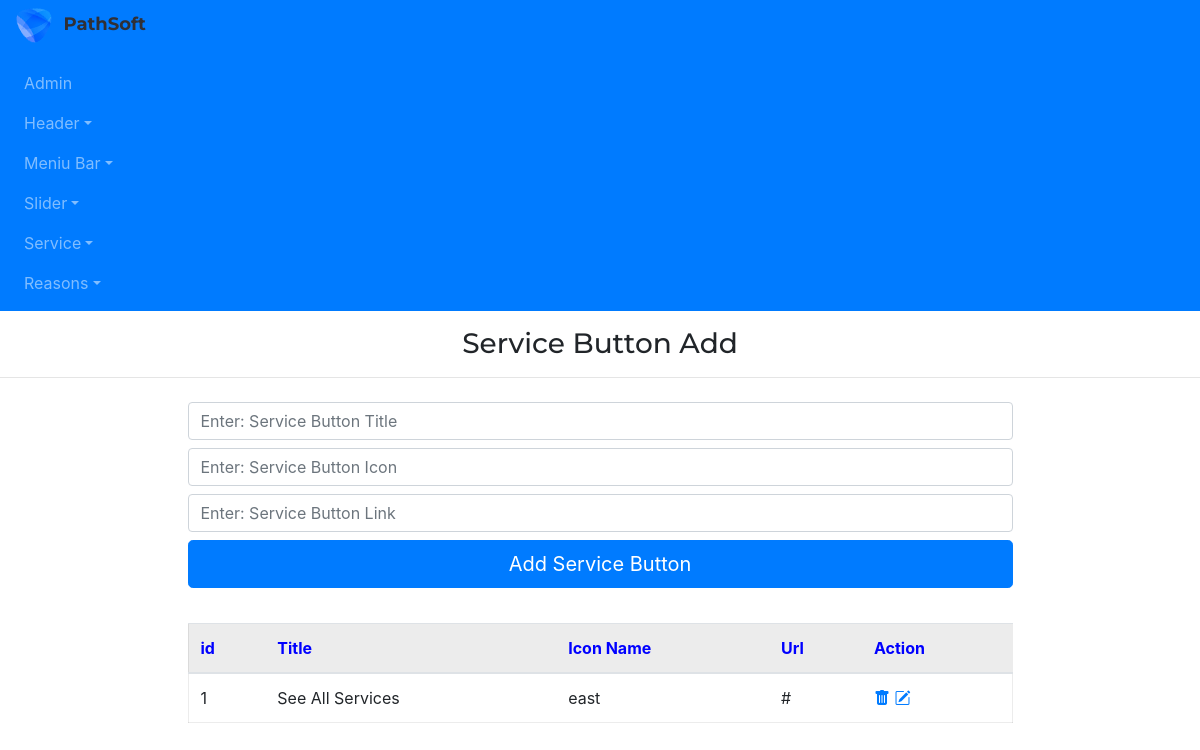
The app's page /admin/serviceBttnAdd, older data.
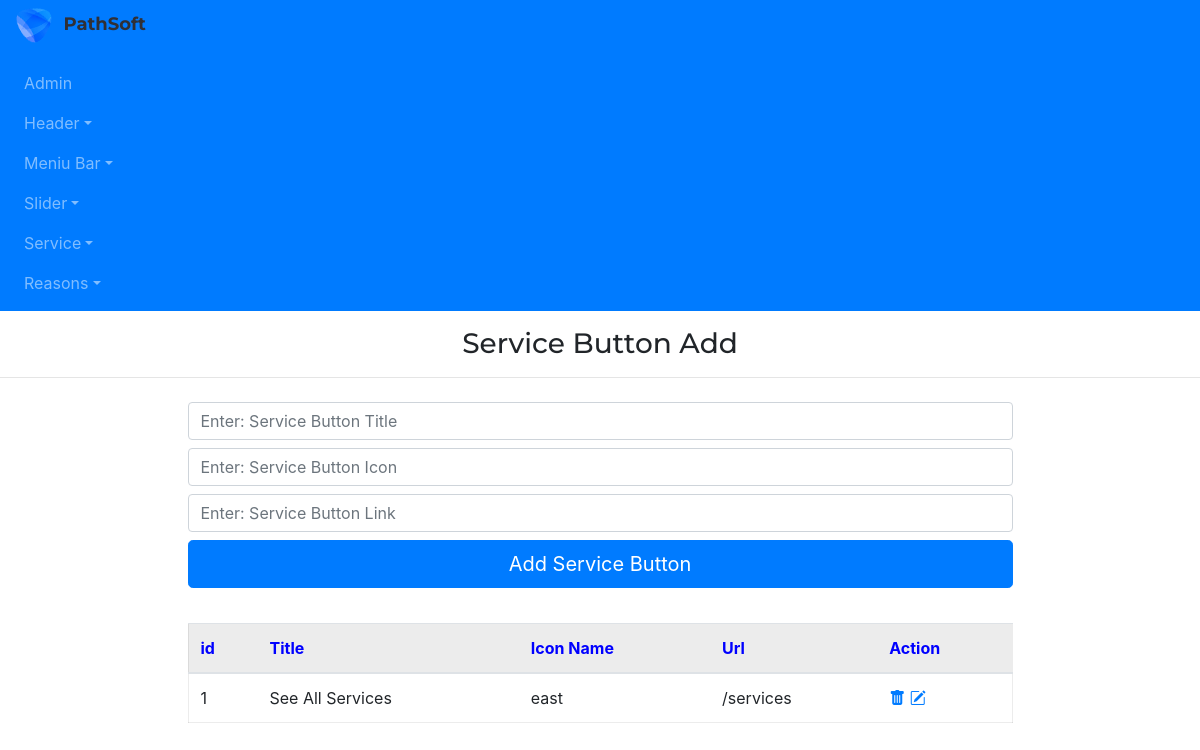
The same page, newer data.
### app/models.py (models this page shows)
class ServiceButton(db.Model):
    id=db.Column(db.Integer,primary_key=True)
    servbttn_title=db.Column(db.String(255))
    servbttn_icon=db.Column(db.String(255))
    servbttn_url=db.Column(db.String(255))

### admin/routes.py (the view, shortened to what this page needs)
@app.route("/admin/serviceBttnAdd", methods=['GET', 'POST'])
def serviceBttnAdd():
    servicebttns=ServiceButton.query.all()
    return render_template('admin/serviceBttnAdd.html', servicebttns=servicebttns)

### app/templates/admin/serviceBttnAdd.html
{% extends "admin/base.html" %}
{% block content %}
<h3 class="my-3" style="text-align: center;">Service Button Add</h3>
<hr>
<div class="container marg">
    <div class="row justify-content-center">
        <div class="col-9 ">
            <form action="/admin/serviceBttnAdd" method='POST'>
                <input type="text" class="form-control my-2" name='servbttn_title'
                    placeholder="Enter: Service Button Title">
                <input type="text" class="form-control my-2" name='servbttn_icon'
                    placeholder="Enter: Service Button Icon">
                <input type="text" class="form-control my-2" name='servbttn_url'
                    placeholder="Enter: Service Button Link">
                <input type="submit" class="btn btn-primary btn-lg btn-block" value='Add Service Button'>
            </form>
        </div>
    </div>
</div>
<div class="container marg">
    <div class="row justify-content-center">
        <div class="col-9 ">
            <table class="table table-hover " style="margin:35px 0px; border:1px solid rgba(0,0,0,.075);">
                <thead>
                    <tr style="background-color: rgba(0,0,0,.075); color:blue">
                        <th scope="col">id</th>
                        <th scope="col">Title</th>
                        <th scope="col">Icon Name</th>
                        <th scope="col">Url</th>
                        <th scope="col">Action</th>
                    </tr>
                </thead>
                <tbody>
                    {% for servicebttn in servicebttns %}
                    <tr>
                        <td scope="row">{{servicebttn.id}}</td>
                        <td>{{servicebttn.servbttn_title}}</td>
                        <td>{{servicebttn.servbttn_icon}}</td>
                        <td>{{servicebttn.servbttn_url}}</td>
                        <td>
                            <a href="/admin/serviceBttnDelete/{{servicebttn.id}}"><i class="bi bi-trash-fill"></i></a>
                            <a href="/admin/serviceBttnUpdate/{{servicebttn.id}}"><i class="bi bi-pencil-square"></i></a>
                        </td>
                    </tr>
                    {% endfor %}
                </tbody>
            </table>
        </div>
    </div>
</div>
{% endblock %}

Row changes from the older to the newer data that the page shows:
changed ServiceButton "See All Services": servbttn_url "#" → "/services"
